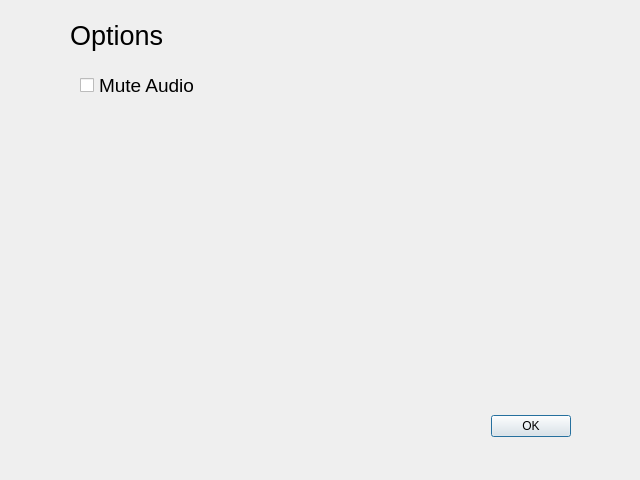
<?xml version="1.0" encoding="UTF-8"?>
<ui version="4.0">
 <class>Options</class>
 <widget class="QDialog" name="Options">
  <property name="geometry">
   <rect>
    <x>0</x>
    <y>0</y>
    <width>640</width>
    <height>480</height>
   </rect>
  </property>
  <property name="windowTitle">
   <string>Dialog</string>
  </property>
  <widget class="QDialogButtonBox" name="buttonBox">
   <property name="geometry">
    <rect>
     <x>490</x>
     <y>410</y>
     <width>81</width>
     <height>32</height>
    </rect>
   </property>
   <property name="orientation">
    <enum>Qt::Horizontal</enum>
   </property>
   <property name="standardButtons">
    <set>QDialogButtonBox::Ok</set>
   </property>
  </widget>
  <widget class="QLabel" name="label">
   <property name="geometry">
    <rect>
     <x>70</x>
     <y>20</y>
     <width>111</width>
     <height>31</height>
    </rect>
   </property>
   <property name="font">
    <font>
     <pointsize>20</pointsize>
    </font>
   </property>
   <property name="text">
    <string>Options</string>
   </property>
  </widget>
  <widget class="QCheckBox" name="muteAudio">
   <property name="geometry">
    <rect>
     <x>80</x>
     <y>70</y>
     <width>141</width>
     <height>31</height>
    </rect>
   </property>
   <property name="font">
    <font>
     <pointsize>14</pointsize>
    </font>
   </property>
   <property name="text">
    <string>Mute Audio</string>
   </property>
  </widget>
 </widget>
 <resources/>
 <connections>
  <connection>
   <sender>buttonBox</sender>
   <signal>accepted()</signal>
   <receiver>Options</receiver>
   <slot>accept()</slot>
   <hints>
    <hint type="sourcelabel">
     <x>248</x>
     <y>254</y>
    </hint>
    <hint type="destinationlabel">
     <x>157</x>
     <y>274</y>
    </hint>
   </hints>
  </connection>
 </connections>
</ui>
